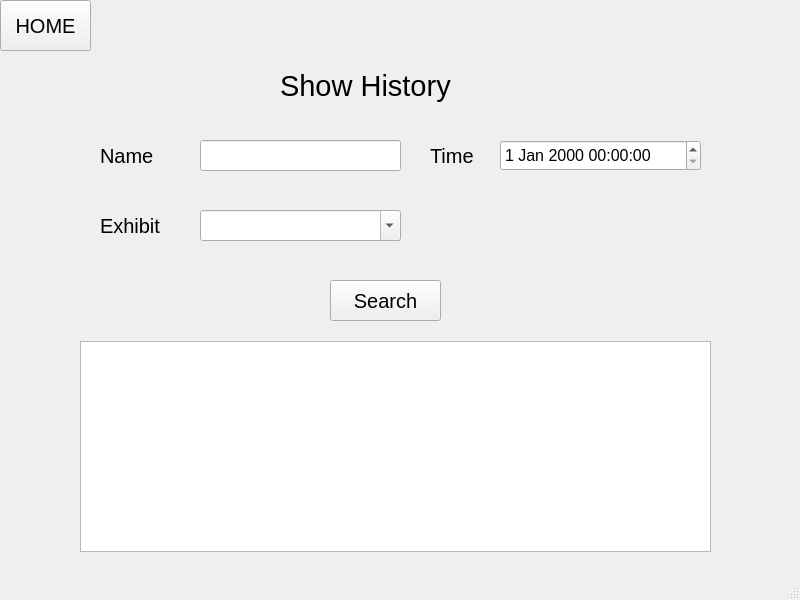
<?xml version="1.0" encoding="UTF-8"?>
<ui version="4.0">
 <class>MainWindow</class>
 <widget class="QMainWindow" name="MainWindow">
  <property name="geometry">
   <rect>
    <x>0</x>
    <y>0</y>
    <width>800</width>
    <height>600</height>
   </rect>
  </property>
  <property name="windowTitle">
   <string>MainWindow</string>
  </property>
  <widget class="QWidget" name="centralwidget">
   <widget class="QLineEdit" name="nameLineEdit">
    <property name="geometry">
     <rect>
      <x>200</x>
      <y>140</y>
      <width>201</width>
      <height>31</height>
     </rect>
    </property>
    <property name="font">
     <font>
      <family>MS Sans Serif</family>
      <pointsize>12</pointsize>
     </font>
    </property>
   </widget>
   <widget class="QPushButton" name="pushButton">
    <property name="geometry">
     <rect>
      <x>330</x>
      <y>280</y>
      <width>111</width>
      <height>41</height>
     </rect>
    </property>
    <property name="font">
     <font>
      <family>MS Sans Serif</family>
      <pointsize>15</pointsize>
     </font>
    </property>
    <property name="text">
     <string>Search</string>
    </property>
   </widget>
   <widget class="QLabel" name="exhibitLabel">
    <property name="geometry">
     <rect>
      <x>100</x>
      <y>210</y>
      <width>91</width>
      <height>31</height>
     </rect>
    </property>
    <property name="font">
     <font>
      <family>MS Sans Serif</family>
      <pointsize>15</pointsize>
     </font>
    </property>
    <property name="text">
     <string>Exhibit</string>
    </property>
   </widget>
   <widget class="QDateTimeEdit" name="dateTimeEdit">
    <property name="geometry">
     <rect>
      <x>500</x>
      <y>140</y>
      <width>201</width>
      <height>31</height>
     </rect>
    </property>
    <property name="font">
     <font>
      <family>MS Sans Serif</family>
      <pointsize>12</pointsize>
     </font>
    </property>
   </widget>
   <widget class="QLabel" name="nameLabel">
    <property name="geometry">
     <rect>
      <x>100</x>
      <y>140</y>
      <width>71</width>
      <height>31</height>
     </rect>
    </property>
    <property name="font">
     <font>
      <family>MS Sans Serif</family>
      <pointsize>15</pointsize>
     </font>
    </property>
    <property name="text">
     <string>Name</string>
    </property>
   </widget>
   <widget class="QTableView" name="tableView">
    <property name="geometry">
     <rect>
      <x>80</x>
      <y>341</y>
      <width>631</width>
      <height>211</height>
     </rect>
    </property>
   </widget>
   <widget class="QLabel" name="exhibitHistoryLabel">
    <property name="geometry">
     <rect>
      <x>280</x>
      <y>60</y>
      <width>231</width>
      <height>51</height>
     </rect>
    </property>
    <property name="font">
     <font>
      <family>MS Sans Serif</family>
      <pointsize>22</pointsize>
     </font>
    </property>
    <property name="text">
     <string>Show History</string>
    </property>
   </widget>
   <widget class="QPushButton" name="homeButton">
    <property name="geometry">
     <rect>
      <x>0</x>
      <y>0</y>
      <width>91</width>
      <height>51</height>
     </rect>
    </property>
    <property name="font">
     <font>
      <family>MS Sans Serif</family>
      <pointsize>15</pointsize>
     </font>
    </property>
    <property name="text">
     <string>HOME</string>
    </property>
   </widget>
   <widget class="QLabel" name="timeLabel">
    <property name="geometry">
     <rect>
      <x>430</x>
      <y>140</y>
      <width>71</width>
      <height>31</height>
     </rect>
    </property>
    <property name="font">
     <font>
      <family>MS Sans Serif</family>
      <pointsize>15</pointsize>
     </font>
    </property>
    <property name="text">
     <string>Time</string>
    </property>
   </widget>
   <widget class="QFontComboBox" name="fontComboBox">
    <property name="geometry">
     <rect>
      <x>200</x>
      <y>210</y>
      <width>201</width>
      <height>31</height>
     </rect>
    </property>
    <property name="font">
     <font>
      <family>MS Sans Serif</family>
      <pointsize>12</pointsize>
     </font>
    </property>
    <property name="currentText">
     <string/>
    </property>
   </widget>
  </widget>
  <widget class="QStatusBar" name="statusbar"/>
 </widget>
 <resources/>
 <connections/>
</ui>
